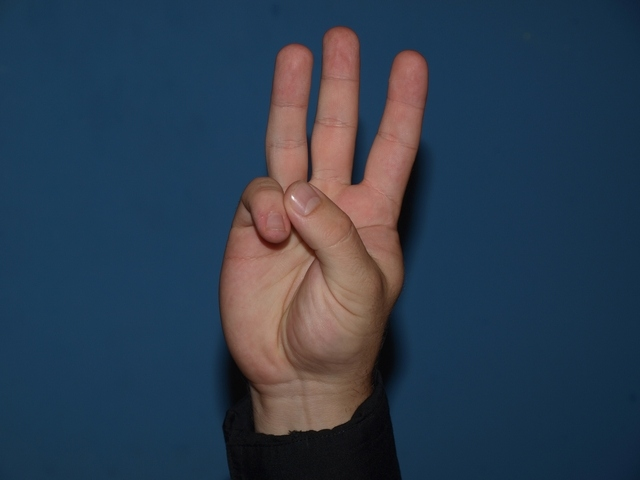
#> input picture HandDetection/hands.jpg, 640 x 480 px
$ python -i test.py   (imports and definitions only)   (older library calls are emulated)
#> lines starting #> are read from the running program, lines starting #| are printed output that depends on the picture; after the words box and inside, x2 and y2 are one past the last pixel; in counts of white or black regions, pixels touching at a corner belong together
#> further down, picture is the input picture: shape (480, 640, 3); mean B, G, R 79.6, 61.4, 45.6
import cv2 as cv
import numpy as np
import matplotlib.pyplot as plt
import pprint
import math

def processImage(image):
    # Apply Gaussian blur
    image = cv.GaussianBlur(image, (9, 9), 4)

    # Convert to HSV color-space
    hsvImage = cv.cvtColor(image, cv.COLOR_BGR2HSV)
#> hsvImage: shape (480, 640, 3); mean H, S, V 87.8, 156, 89.1

    # Calculate the lower and upper HS values
    minH = 0
    maxH = 50

    minS = 255 * 0.21
    maxS = 255 * 0.68

    lower = (minH, minS, 0)
    upper = (maxH, maxS, 255)

    # Mask HS Values to create a binary image
    mask = cv.inRange(hsvImage, lower, upper)
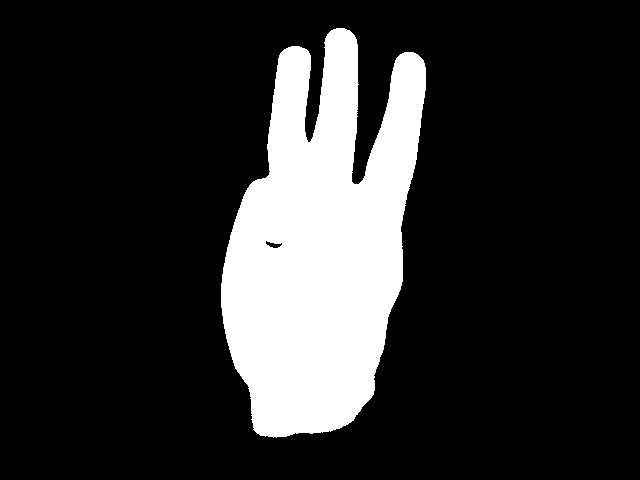
#> mask: shape (480, 640); 17.8% white; 1 white region, box (x1, y1, x2, y2) and area: (221, 28, 426, 438) 54588

    # Morphological transformations to filter
    erode = cv.erode(mask, np.ones((3, 3)), iterations=2)
#> erode: shape (480, 640); 16.6% white; 1 white region, box (x1, y1, x2, y2) and area: (223, 30, 424, 435) 51024
    dilation = cv.dilate(erode, np.ones((3, 3)), iterations=3)
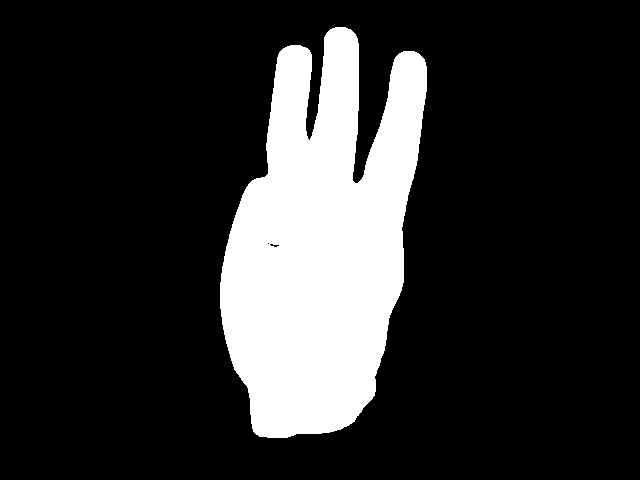
#> dilation: shape (480, 640); 18.3% white; 1 white region

    #filtered = cv.GaussianBlur(dilation, (5, 5), 4)
    #ret, threshold = cv.threshold(filtered, 120, 255, 0)

    # Find the contours
    ret, contours, hierarchy = cv.findContours(dilation, cv.RETR_TREE, cv.CHAIN_APPROX_NONE)
#> contours = 3 contours, 1 with area under 20; largest, box (x1, y1, x2, y2) and area: (220, 27, 427, 438) 55631, (269, 243, 280, 248) 23

    # Find contour with maximum area
    contour = max(contours, key=lambda x: cv.contourArea(x))
#> contour = contour of 1414 points, box (x1, y1, x2, y2) (220, 27, 427, 438), area 55631

    # Create bounding rectangle around the contour
    x, y, w, h = cv.boundingRect(contour)
#> x = 220; y = 27; w = 207; h = 411
    cv.rectangle(image, (x, y), (x+w, y+h), (0, 0, 255), 0)
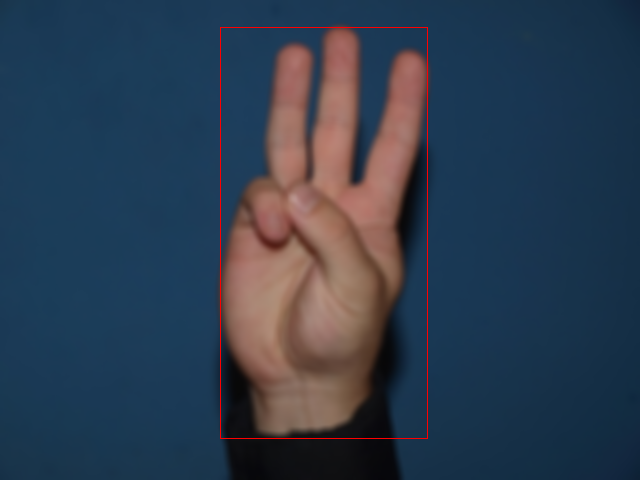
#> image: shape (480, 640, 3); mean of channels 0, 1, 2 79.4, 61.2, 46.5; drawn as B, G, R

    # Find convex hull
    hull = cv.convexHull(contour)
#> hull = contour of 40 points, box (x1, y1, x2, y2) (220, 27, 427, 438), area 63331

    # Draw contour
    drawing = np.zeros(image.shape, np.uint8)
    cv.drawContours(drawing, [contour], -1, (0, 255, ), 0)
    cv.drawContours(drawing, [hull], -1, (0, 0, 255), 0)
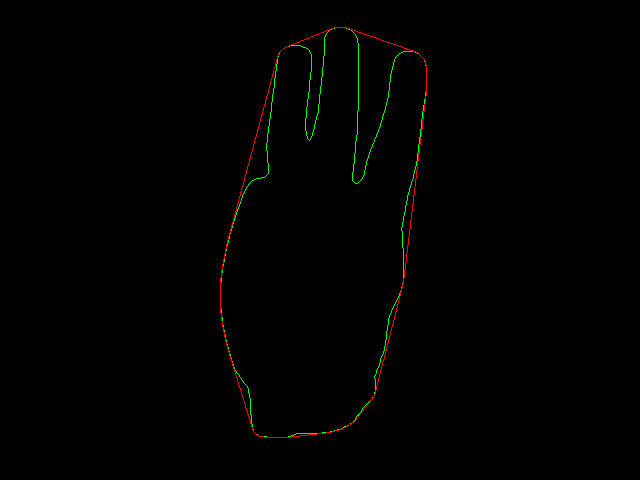
#> drawing: shape (480, 640, 3); mean of channels 0, 1, 2 0, 1, 0.8; drawn as B, G, R

    # Find convexity defects
    hull = cv.convexHull(contour, returnPoints=False)
#> hull = 40 values, max 1404 at index 0, min 0 at index 39, mean 631.5
    defects = cv.convexityDefects(contour, hull)
#> defects = 33 rows, first 6: [0, 3, 1, 162], [3, 228, 116, 24435], [228, 232, 229, 114], [236, 238, 237, 114], [238, 241, 240, 162], [241, 427, 357, 5549]

    count_defects = 0

    for i in range(defects.shape[0]):
        s, e, f, d = defects[i, 0]
        start = tuple(contour[s][0])
        end = tuple(contour[e][0])
        far = tuple(contour[f][0])

        cv.line(image, start, end, [0, 255, 0], 2)

        a = math.sqrt((end[0] - start[0])**2 + (end[1] - start[1])**2)
        b = math.sqrt((far[0] - start[0])**2 + (far[1] - start[1])**2)
        c = math.sqrt((end[0] - far[0])**2 + (end[1] - far[1])**2)
        angle = (math.acos((b**2 + c**2 - a**2)/(2*b*c))*180)/3.14

        # far point is below the start and end points
        if far[1] < start[1] or far[1] < end[1]:
            continue

        # if angle > 90 draw a circle at the far point
        if angle <= 90:
            count_defects += 1
            cv.circle(image, far, 5, [0, 0, 255], -1)
            cv.circle(image, end, 5, [255, 0, 255], -1)
            cv.circle(image, start, 5, [255, 0, 255], -1)
#> this loop made 33 passes
#> (s, e, f, d, start, end, far, a) on passes 1 to 11: (0, 3, 1, 162, (335, 27), (332, 28), (334, 28), 3.16), (3, 228, 116, 24435, (332, 28), (287, 46), (309, 140), 48.47), (228, 232, 229, 114, (287, 46), (283, 48), (286, 47), 4.47), (236, 238, 237, 114, (279, 52), (278, 54), (279, 53), 2.24), (238, 241, 240, 162, (278, 54), (277, 57), (278, 56), 3.16), (241, 427, 357, 5549, (277, 57), (229, 234), (268, 173), 183.4), (427, 439, 431, 248, (229, 234), (226, 246), (229, 238), 12.37), (439, 459, 454, 251, (226, 246), (222, 266), (224, 261), 20.4), (459, 466, 465, 217, (222, 266), (221, 273), (222, 272), 7.07), (466, 475, 474, 226, (221, 273), (220, 282), (221, 281), 9.06), (501, 517, 502, 222, (220, 308), (222, 324), (221, 309), 16.12)
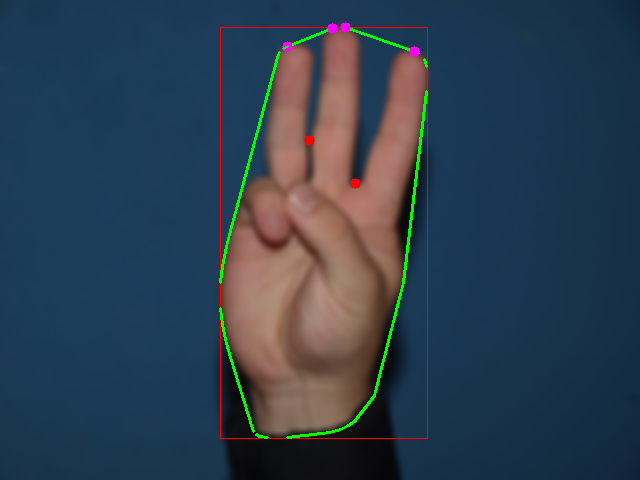
#> image: shape (480, 640, 3); 1.01% of pixels changed, all inside (x1, y1, x2, y2) = (219, 22, 428, 439); drawn as B, G, R
#> after the loop, count_defects = 2

    # Show each mask used
    image = cv.resize(image, (500, 500))
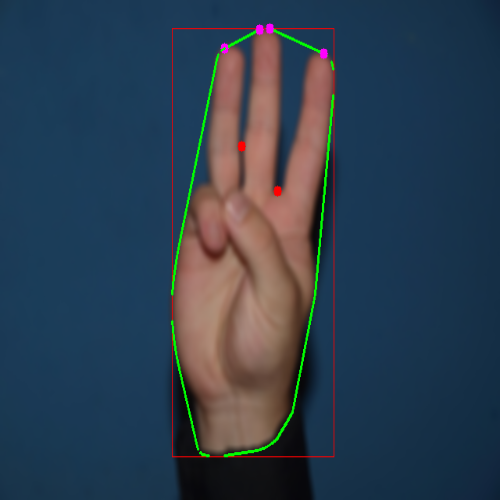
#> image: shape (500, 500, 3); mean of channels 0, 1, 2 79.1, 62.9, 46.4; drawn as B, G, R
    mask = cv.resize(mask, (500, 500))
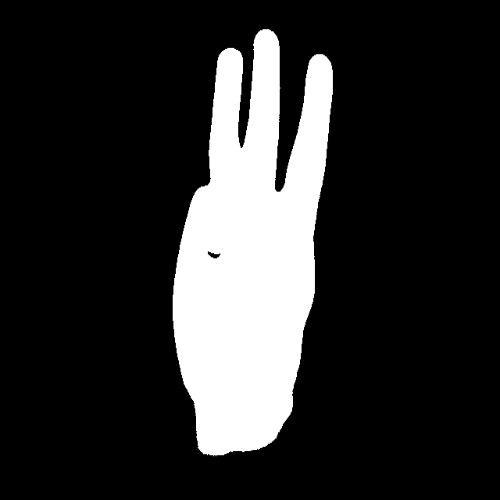
#> mask: shape (500, 500); min 0, max 255, mean 45.3
    cv.imshow("Hand", image)
    cv.imshow("Mask", mask)
    #cv.imshow("HSV", hsvImage)
    #cv.imshow("Thresholded", threshold)
    while(cv.waitKey(0) != 27): continue
#> (key Esc is pressed here)
    num_fingers = count_defects + 1
#> num_fingers = 3
    hands = []
    hands.append(num_fingers)
    return hands

def test():
    image = cv.imread('hands.jpg', cv.IMREAD_COLOR)
    result = processImage(image)
    print(result)
    while(cv.waitKey(0) != 27): continue

#test()

>>> import cv2
>>> picture = cv2.imread('hands.jpg')
>>> result = processImage(picture)
#> result = [3]
